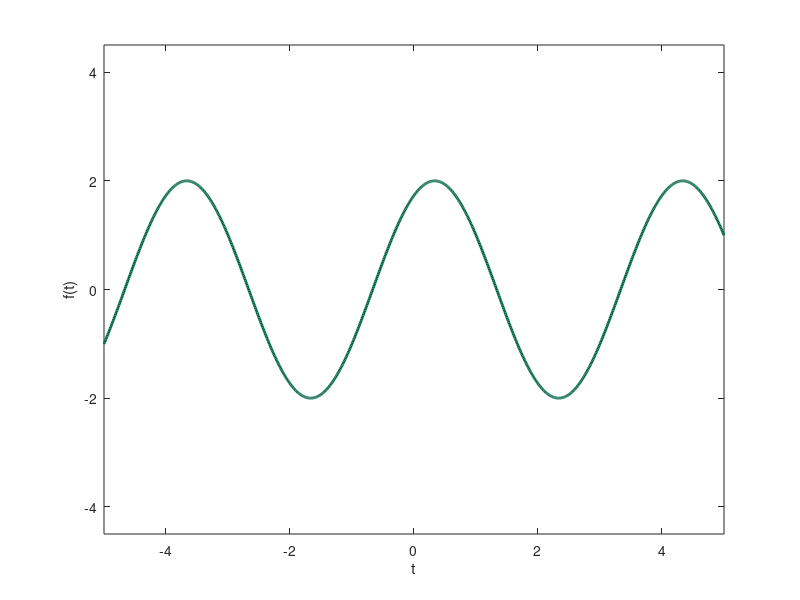

The MATLAB source for this figure:
close all
clear
clc

t = -5:0.01:5;
A = 2;
w = 2*pi*0.25;
y = A*sin(w*t+pi/3);

gambar1 = figure;
plot(t,y,'color', [0 100 70]/255,'Linewidth',2)
axis([-5 5 -4.5 4.5])
xlabel('t')
ylabel('f(t)')